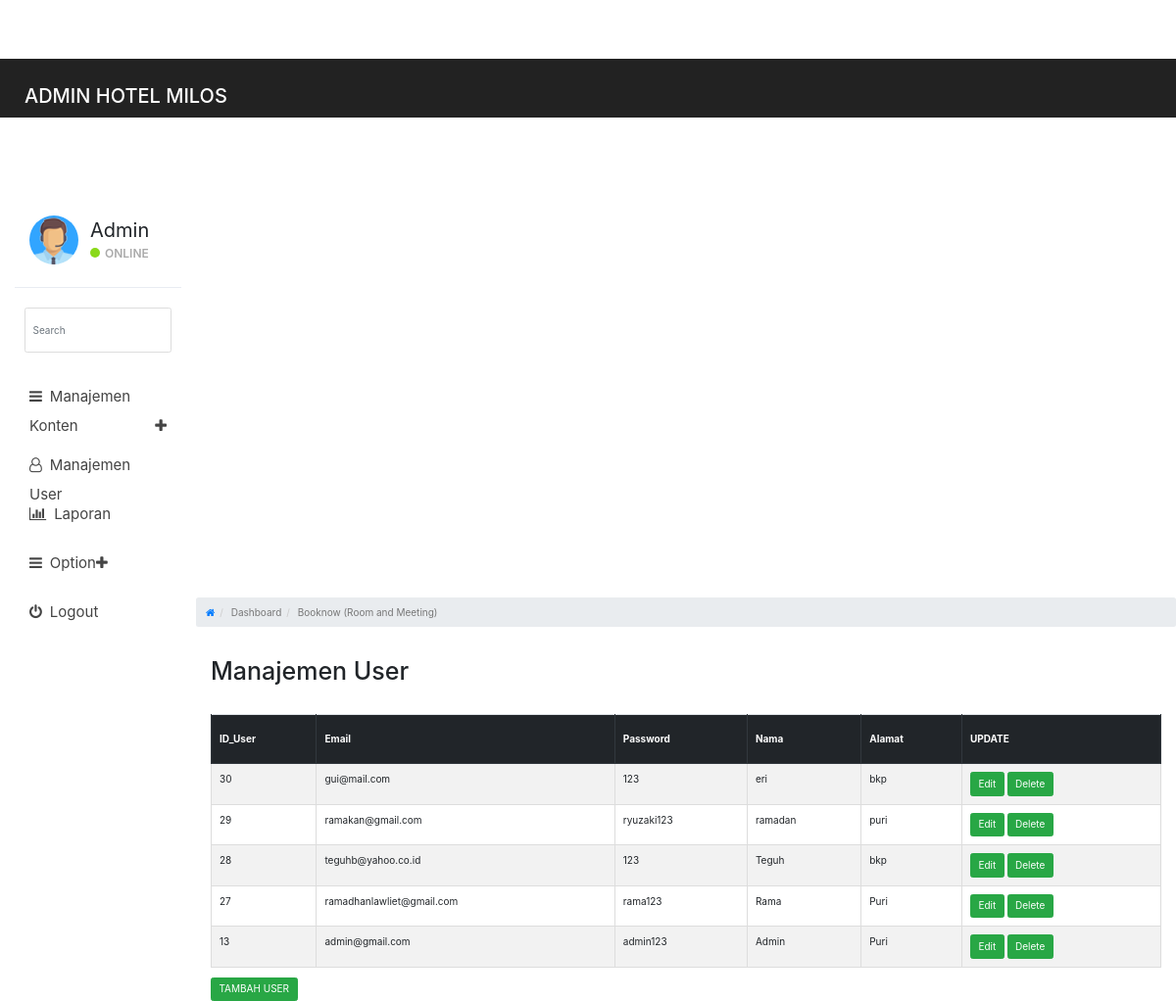
/admin/muser.php (signed in), run on the app's committed database.
### tables this page shows
CREATE TABLE `tbl_user` (
  `id_user` int(11) NOT NULL,
  `email` varchar(45) NOT NULL,
  `password` varchar(45) NOT NULL,
  `nama` varchar(100) NOT NULL,
  `alamat` varchar(100) NOT NULL
);

### admin/muser.php (the view, shortened to what this page needs)
<?php
if(isset($_SESSION['admin']))
{
?>
<?php
include_once("koneksi.php");
$result = mysqli_query($koneksi, "SELECT * FROM tbl_user ORDER BY id_user DESC");
?>
<!DOCTYPE html>
<html>
<head>
	<link href="css/bootstrap.min.css" rel="stylesheet">
	<link href="css/font-awesome.min.css" rel="stylesheet">
	<link href="css/datepicker3.css" rel="stylesheet">
	<link href="css/styles.css" rel="stylesheet">
    <link rel="stylesheet" href="https://stackpath.bootstrapcdn.com/bootstrap/4.1.3/css/bootstrap.min.css" >
</head>
<body>
	<nav class="navbar navbar-custom navbar-fixed-top" role="navigation">
		<div class="container-fluid">
			<div class="navbar-header">
				<a class="navbar-brand" href="#">Admin Hotel Milos</a>
	</nav>
	<div id="sidebar-collapse" class="col-sm-3 col-lg-2 sidebar">
		<div class="profile-sidebar">
			<div class="profile-userpic">
				<img src="1.png" class="img-responsive" alt="">
			</div>
			<div class="profile-usertitle">
				<div class="profile-usertitle-name">Admin</div>
				<div class="profile-usertitle-status"><span class="indicator label-success"></span>Online</div>
			</div>
		</div>
		<form role="search">
			<div class="form-group">
				<input type="text" class="form-control" placeholder="Search">
			</div>
		</form>
		<ul class="nav menu">
		<li class="parent "><a data-toggle="collapse" href="#sub-item-1">
				<em class="fa fa-navicon">&nbsp;</em> Manajemen Konten <span data-toggle="collapse" href="#sub-item-1" class="icon pull-right"><em class="fa fa-plus"></em></span>
				</a>
			</li>
			<li><a href="muser.php"><em class="fa fa-user-o">&nbsp;</em> Manajemen User</a></li>
			<li><a href="laporantr.php"><em class="fa fa-bar-chart">&nbsp;</em> Laporan</a></li>
			<li class="parent "><a data-toggle="collapse" href="#sub-item-2">
				<em class="fa fa-navicon">&nbsp;</em> Option <span data-toggle="collapse" href="#sub-item-2" class="icon pull-right"><em class="fa fa-plus"></em></span>
				</a>
			</li>
			<li><a href="logout.php"><em class="fa fa-power-off">&nbsp;</em> Logout</a></li>
		</ul>
	</div>
	<div class="col-sm-9 col-sm-offset-3 col-lg-10 col-lg-offset-2 main">
		<div class="row">
			<ol class="breadcrumb" style="width:125%;">
				<li><a href="#">
					<em class="fa fa-home"></em>
				</a></li>
                <li class="active">Dashboard</li>
                <li class="active">Booknow (Room and Meeting)</li>
			</ol>
		</div>
		<div class="row">
			<div class="col-lg-12">
                <h1 class="page-header">Manajemen User</h1>
                <table class="table table-striped table-hover table-sm table-bordered"  >
			<thead class="thead-dark" >
				<tr>
                <th>ID_User</th> <th>Email</th> <th>Password</th> <th>Nama</th>
                 <th>Alamat</th> <th>UPDATE</th>
				</tr>
			</thead>
			<tbody>
            <?php
             while($user_data = mysqli_fetch_array($result)) {
                echo "<tr>";
                echo "<td>".$user_data['id_user']."</td>";
        echo "<td>".$user_data['email']."</td>";
        echo "<td>".$user_data['password']."</td>";
        echo "<td>".$user_data['nama']."</td>";
        echo "<td>".$user_data['alamat']."</td>";
                echo "<td><a class='btn btn-success' href='edituser.php?id=$user_data[id_user]'>Edit</a> <a class='btn btn-success' href='deleteuser.php?id=$user_data[id_user]'>Delete</a>";
             }?>
						</tr>
		</table>
       <input type="button" onclick="location.href='tambahuser.php'" class="btn btn-success" value="TAMBAH USER">
			</div>
		</div>
</body>
</html>
<?php
}
else{
    header('Location: login.php');
}
?>

### admin/css/styles.css (style rules this page uses)
body { background: #f1f4f7; padding-top: 60px; font-size: 14px; color: #444444; font-family: "Montserrat", "Helvetica Neue", Helvetica, Arial, sans-serif; }
a, a:hover, a:focus { color: #30a5ff; }
h1, h2, h3, h4, h5, h6 { color: #444444; }
h1 { font-weight: 300; font-size: 40px; }
input.form-control { border: 1px solid #ddd; box-shadow: none; height: 46px; }
.navbar-custom { background: #222; height: 60px; }
.navbar-header .navbar-brand { color: #fff; font-size: 20px; text-transform: uppercase; font-weight: 500; height: 60px; padding-top: 18px; }
.btn-success, .btn-success:hover, .btn-success:focus, .btn-success:active, .btn-success.active, .open > .dropdown-toggle.btn-success, .btn-success.disabled, .btn-success[disabled], fieldset[disabled] .btn-success, .btn-success.disabled:hover, .btn-success[disabled]:hover, fieldset[disabled] .btn-success:hover, .btn-success.disabled:focus, .btn-success[disabled]:focus, fieldset[disabled] .btn-success:focus, .btn-success.disabled:active, .btn-success[disabled]:active, fieldset[disabled] .btn-success:active, .btn-success.disabled.active, .btn-success[disabled].active, fieldset[disabled] .btn-success.active { background-color: #8ad919; border-color: #8ad919; }
.label-success { background-color: #8ad919; }
.navbar { border: 0; }
.sidebar { display: block; padding: 0; display: none; box-shadow: none; background: #fff; }
.sidebar ul { margin: 20px 0px; }
.sidebar form { padding: 10px 0 0 0; margin: 10px 10px 20px 10px; }
@media (min-width: 768px) { .sidebar { display: block; position: fixed; top: 60px; bottom: 0; left: 0; z-index: 1000; display: block; margin: 0; padding: 0; overflow-x: hidden; overflow-y: auto; } }
@media (min-width: 768px) { .navbar-header { width: 100%; } }
.sidebar ul.nav li a { height: 50px; font-size: 15px; line-height: 2em; color: #444444; }
.profile-sidebar { padding: 10px 0; border-bottom: 1px solid #e9ecf2; }
.indicator { width: 10px; height: 10px; display: inline-block; border-radius: 9999px; margin-right: 5px; }
.profile-userpic img { float: left; margin: 10px 0px 0px 15px; width: 50px; height: 50px; border-radius: 9999px !important; }
.profile-usertitle { float: left; text-align: left; margin: 10px 0 0 12px; }
.profile-usertitle-name { font-size: 20px; margin-bottom: 0px; }
.profile-usertitle-status { text-transform: uppercase; color: #AAA; font-size: 12px; font-weight: 600; margin-bottom: 15px; }
.breadcrumb { border-radius: 0; padding: 10px 15px 10px 15px; background: #e9ecf2; margin: 0; }
h1.page-header { margin-top: 20px; border-bottom: 0; }
.table { background: #fff; }
.table > thead > tr > th { border-bottom: 1px solid #e6e7e8; vertical-align: middle; height: 50px; }

### data on the page
tbl_user: id_user "30", email "gui@mail.com", password "123", nama "eri", alamat "bkp"
tbl_user: id_user "29", email "ramakan@gmail.com", password "ryuzaki123", nama "ramadan", alamat "puri"
tbl_user: id_user "28", email "teguhb@yahoo.co.id", password "123", nama "Teguh", alamat "bkp"
tbl_user: id_user "27", email "ramadhanlawliet@gmail.com", password "rama123", nama "Rama", alamat "Puri"
tbl_user: id_user "13", email "admin@gmail.com", password "admin123", nama "Admin", alamat "Puri"
